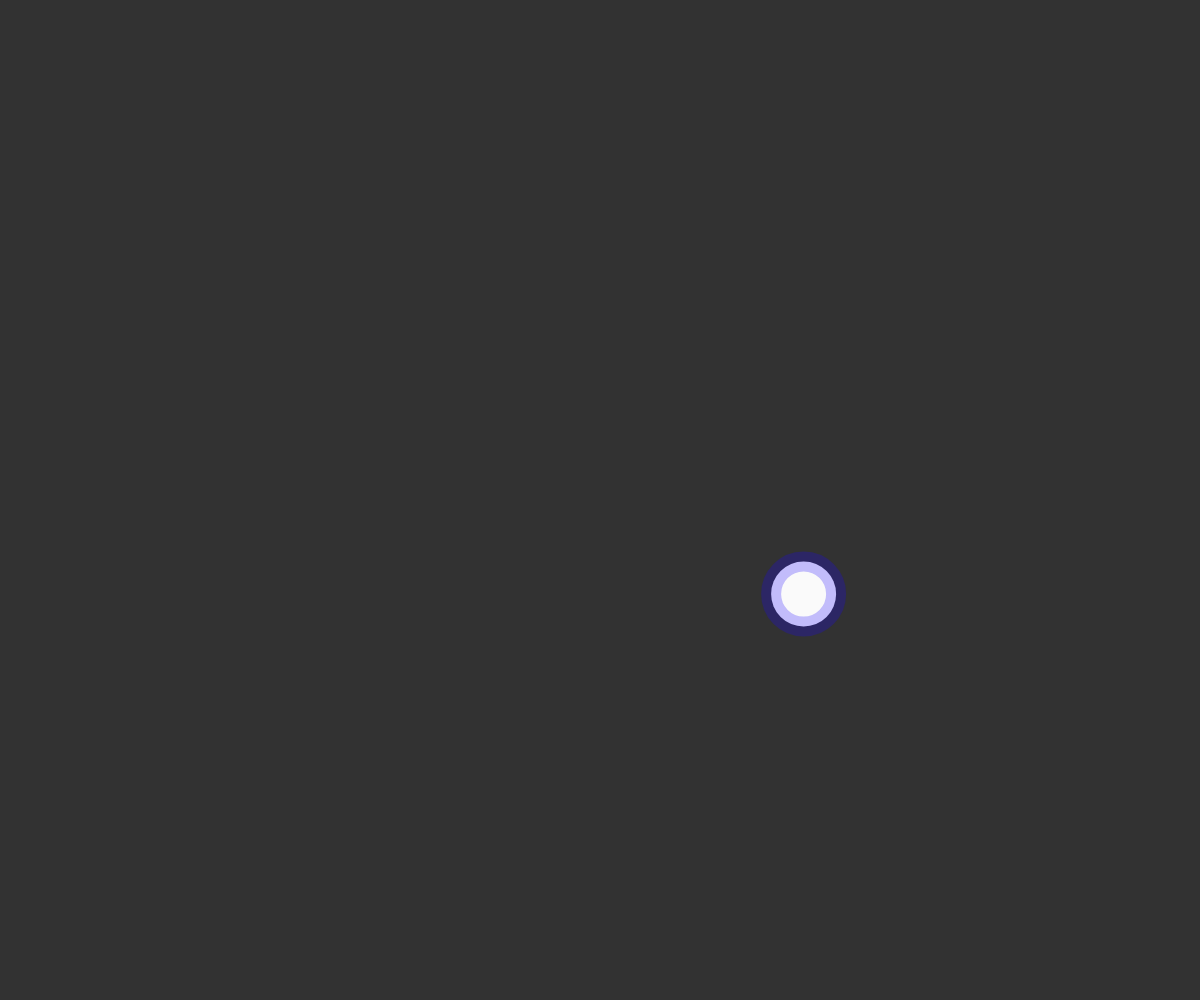
Frame 1 (no input)
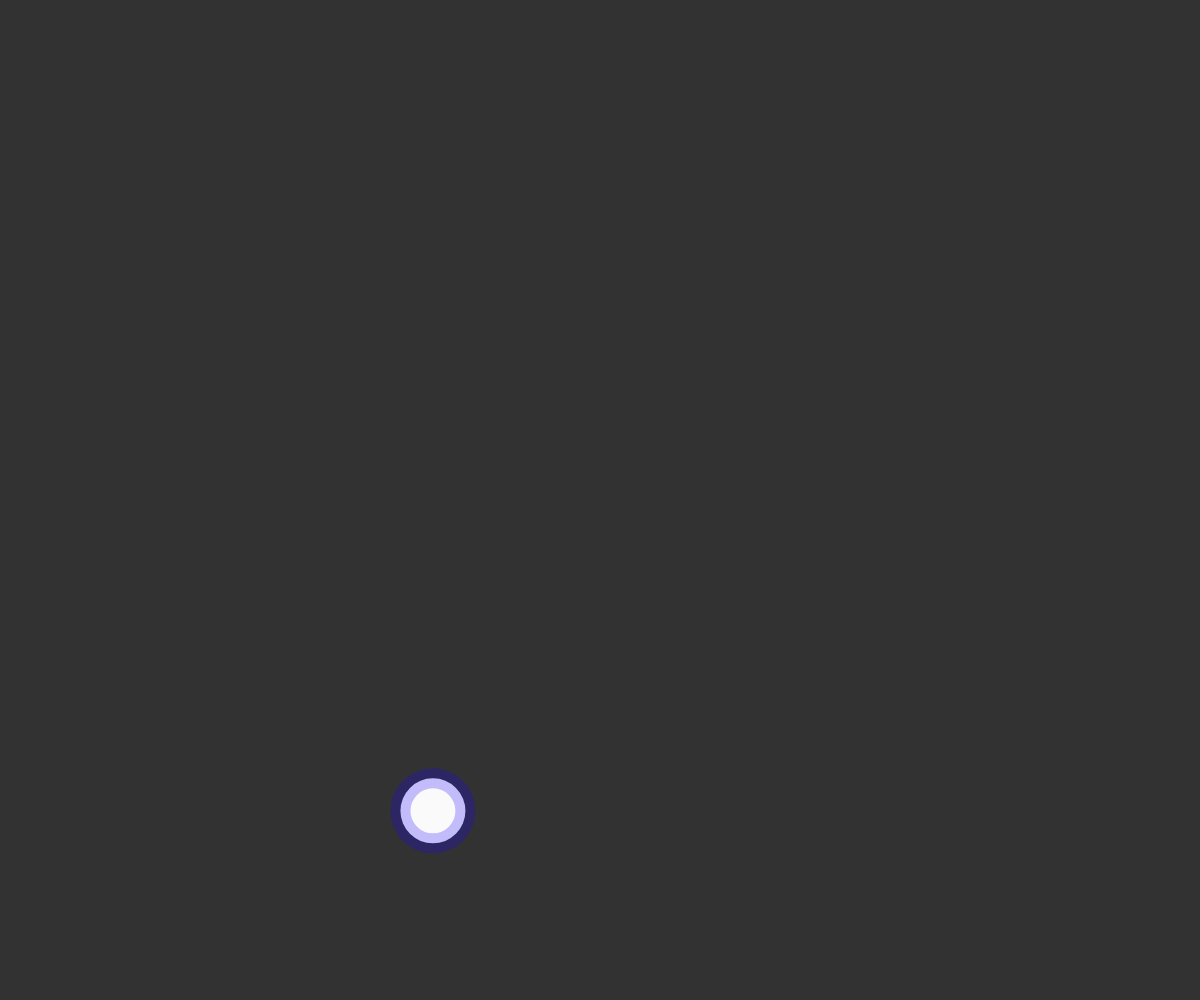
Frame 60 (no input)
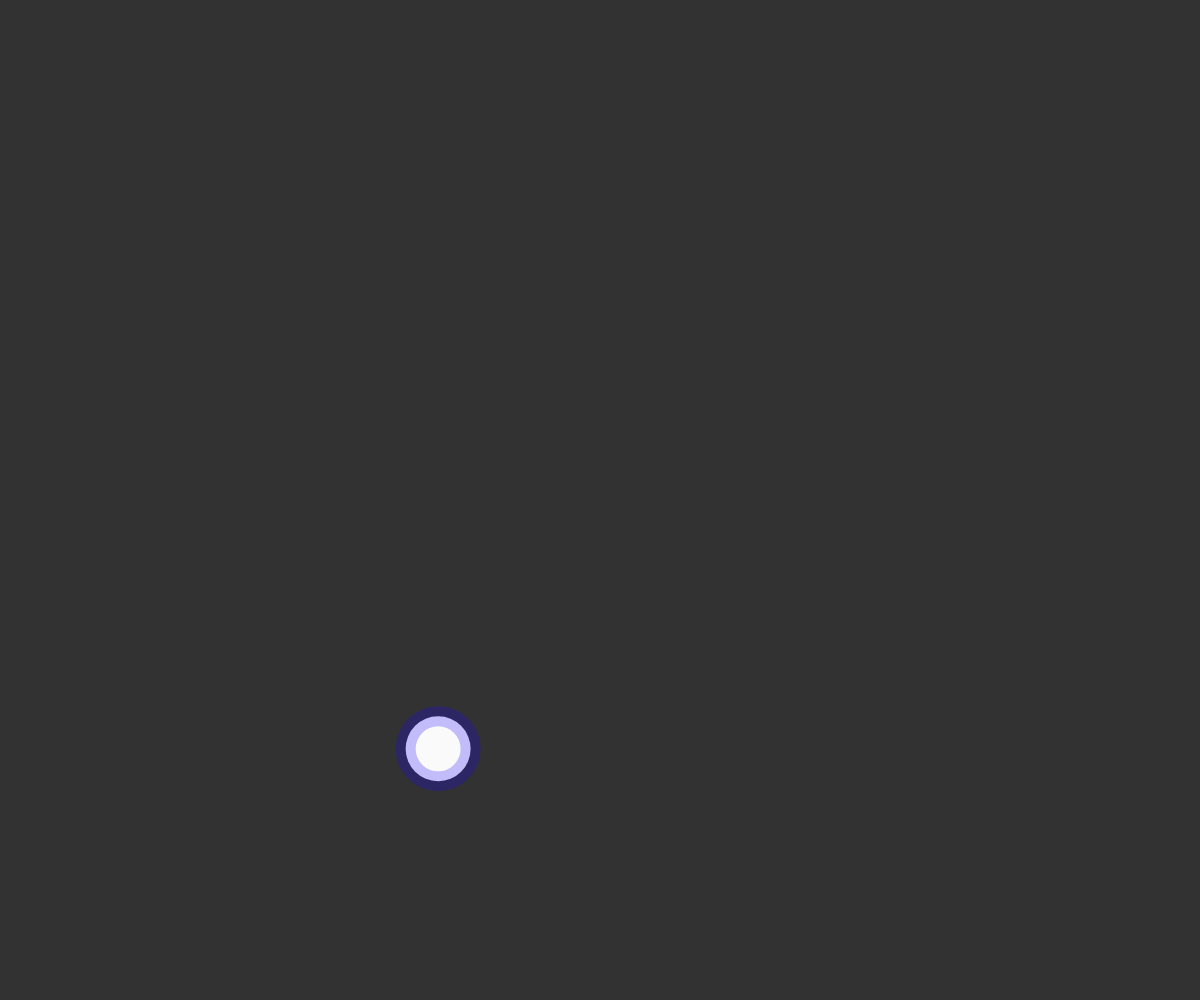
Frame 120 (the mouse pressed at the canvas centre since frame 60)

The p5.js sketch that drew these frames (run headless with seeded random() and noise() and a simulated clock; from frame 60 on, the mouse is pressed at the canvas centre):

// p5.js sketch
// ── sketch.js
var xOffOne = 0;
var xOffTwo = 1000;

function setup() {
    createCanvas(windowWidth, windowHeight);

}

function draw() {
    background(50);
    // let x = random(width);
    // let y = random(height);

    //  Perlin Noise
    var x = map(noise(xOffOne), 0, 1, 0, width);
    var y = map(noise(xOffTwo), 0, 1, 0, height);

    xOffOne += 0.01;
    xOffTwo += 0.01;


    x += 0.01;
    y += 0.01;


    stroke('rgba(25,0,250,0.25)');
    fill(250);
    strokeWeight(20);
    ellipse(x, y, 65, 65);


}
